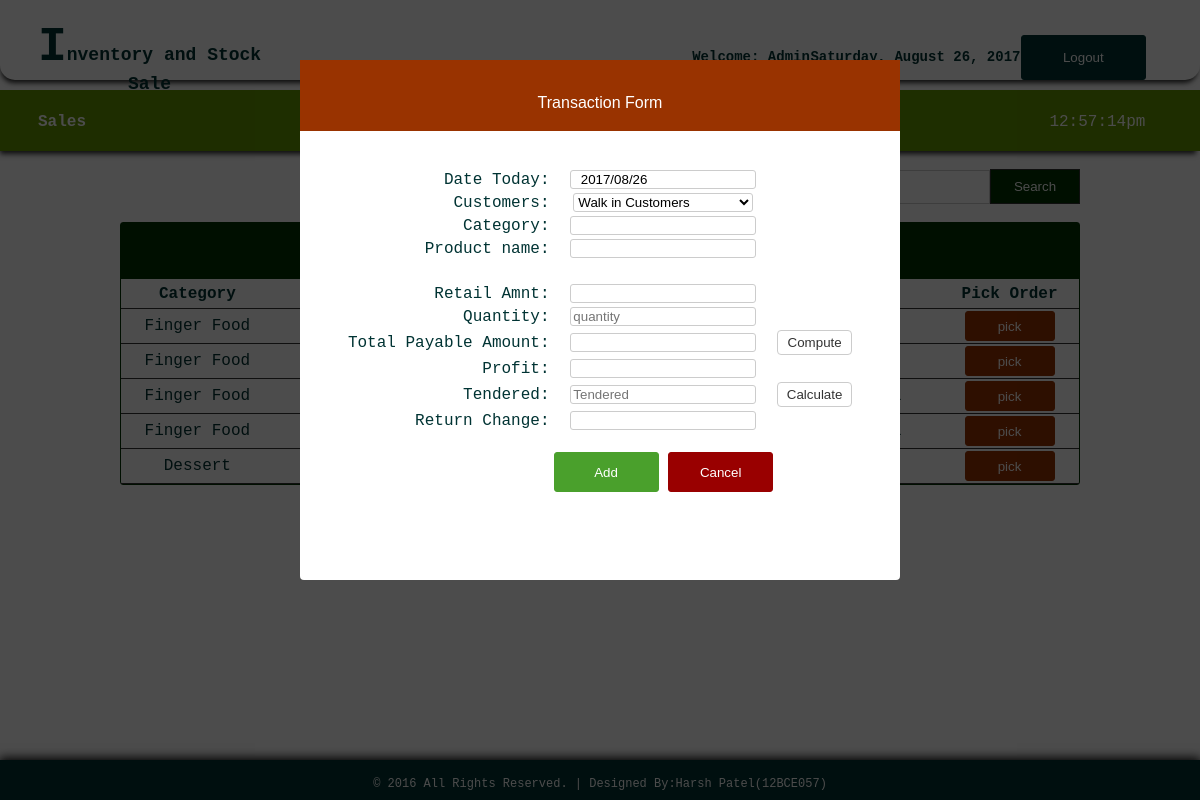
The page /process_sales1.php (signed in) on the database its author committed.
### tables this page shows
CREATE TABLE IF NOT EXISTS `products` (
`id` int(11) NOT NULL,
  `category` varchar(100) NOT NULL,
  `name` varchar(100) NOT NULL,
  `quantity` int(11) NOT NULL,
  `purchase` int(11) NOT NULL,
  `retail` int(11) NOT NULL,
  `supplier` varchar(100) NOT NULL
);

### process_sales1.php (the view, shortened to what this page needs)
<!DOCTYPE html PUBLIC "-//W3C//DTD XHTML 1.0 Transitional//EN" "http://www.w3.org/TR/xhtml1/DTD/xhtml1-transitional.dtd">
<html xmlns="http://www.w3.org/1999/xhtml">
<head>
</head>
<link rel="stylesheet" type="text/css" href="css/css1.css">
<body>
<div id="container">
<div id="header">
<table cellspacing="0" width="100%" border="0" cellpadding="20px">
<tr>
	<td width="56%">
    <table width="41%" border="0" cellspacing="0" cellpadding="0">
	  <tr>
	    <th scope="col"><font size="12px">I</font><span style="font-size: 18px;">nventory and Stock Sale  </span></th>
	    </tr>
	  </table></td>
    <td style="font-size:14px;">
      <table width="93%" border="0" cellspacing="0" cellpadding="0">
        <tr>
        	<th scope="col">Welcome: <?php echo $_SESSION['access'];?></th>
          	<th scope="col"><?php
			$Today = date('y:m:d',time());
			$new = date('l, F d, Y', strtotime($Today));
			echo $new;
			?></th>
          	<th scope="col" width="20px"><a href="logout.php">
            <input type="button" id="btnadd" value="Logout" align="middle" />
          	</a></th>
        </tr>
  </table></td>
    </tr>
</table>
</div>
<br><br><br><br><br>
<div id = "headnav">
<table width="100%" border="0" cellpadding="0" cellspacing="0">
<tr>
	<td width="669" height="62">
	<table width="124" border="0" align="left" cellpadding="0" cellspacing="0">
	  <tr>
	    <th width="211" scope="col"><a href="sales1.php">Sales</a></th>
	    </tr>
	  </table>
      </td>
      <td width="13">
      <table border="0" cellspacing="0" cellpadding="0">
      	<tr>
        	<td align="left" style="color:#FFF">
            <?php
			$date_time=date("h:i:sa");
			echo $date_time;
			?>
            </td>
        </tr>
      </table>
      </td>
</tr>
</table>
</div>
<br>
<table width="80%" border="0" align="center" cellpadding="0" cellspacing="0">
      <tr>
      	<td width="573">&nbsp;  </td>
        <td width="304" align="right"><form action="result.php" method="get" ecntype="multipart/data-form">
        <input type="text" name="query" style="border:1px solid #CCC; color: #333; width:210px; height:30px;" placeholder="Search product..." /><input type="submit" id="btnsearch" value="Search" name="search" />
        </form></td>
      </tr>
    </table></th>
  <div id="footer">
<table border="0" cellpadding="15px" align="center"; style="size: 12px; font-family: 'Courier New', Courier, monospace; color: #FFF; font-size: 12px;">
<tr>
	<td>
    &copy; 2016 All Rights Reserved.  |  Designed By:Harsh Patel(12BCE057)
    </td>
</tr>
</table>
</div>
  <div id="popup-box2" class="popup-position1">
<div id="popup-wrapper2">
<div id="popup-container2">
    <div id="popup-head-color5">
    <br>
    <p style="font-family:'Lucida Sans Unicode', 'Lucida Grande', sans-serif;font-size:16px;"> Transaction Form </p>
    </div>
<?php
include 'config.php';
$id = $_GET['id'];
$view = "SELECT * from products where md5(id) = '$id'";
$result = $db_link->query($view);
$row = $result->fetch_assoc();
?>
    <br>
    <form action="" method="POST">
    <table border="0" align="center">
    <tr>
    <td align="right"> Date Today: </td>
    <td> <input type="text" name="dates" id="txtbox" value="<?php echo "  ". date("Y/m/d")?>" readonly> </td>
    </tr>
    <tr>
    <td align="right">Customers:</td>
    <td>
    <select name="customers" id="txtbox" readonly>
    <?php
	require('config.php');
	$query="SELECT * FROM customers";
	$result=mysqli_query($db_link, $query);
	while ($row1=mysqli_fetch_array($result)){?>
	<option><?php echo $row1['name']; ?></option>
	<?php
}?>
    </select>
    </td>
    </tr>
    <tr>
    <td align="right">Category:</td>
    <td><input type="text" id="txtbox" name="category" value="<?php echo $row['category'];?>" readonly><br></td>
    </tr>
    <tr>
    <td align="right">Product name:</td>
    <td><input type="text" id="txtbox" name="name" value="<?php echo $row['name'];?>" readonly><br></td>
    </tr>
    <form method="POST">
    <form method="post">
    <tr>
    <td><input type="text" id="txtbox" name="purchase" value="<?php echo $row['purchase'];?>" hidden><br></td>
    </tr>
    <tr>
    <td align="right">Retail Amnt:</td>
    <td><input type="text" id="txtbox" name="amount" value="<?php echo $row['retail'];?>" readonly><br></td>
    </tr>
    <tr>
    <td align="right">Quantity:</td>
    <td><input type="text" id="txtbox" name="quant" value="<?php echo @$quant ?>" placeholder="quantity" required></td>
    </tr>
    <tr>
    <td align="right">Total Payable Amount:</td>
    <td><input type="text" id="txtbox" name="total" value="<?php echo @$total ?>" readonly></td>
    <td><input type="submit" name="calculate" value="Compute" id="btncalc"></td>
    </tr>
    <tr>
    <td align="right">Profit:</td>
    <td><input type="text" id="txtbox" name="profit" value="<?php echo @$profit ?>" readonly><br></td>
    </tr>
    </form>
    <tr>
    <td align="right">Tendered:</td>
    <td><input type="text" id="txtbox" value="<?php echo @$ten ?>" name="tendered" placeholder="Tendered"></td>
    <td><input type="submit" value="Calculate" name="sub" id="btncalc"></td>
    </tr>
    <tr>
    <td align="right">Return Change:</td>
    <td><input type="text" id="txtbox" name="changed" value="<?php echo @$change ?>" readonly></td>
    </tr>
    </form>
    <br>
    <tr  align="center">
    <td>&nbsp;  </td>
    <td>
    <br>
    <input type="SUBMIT" name="update" id="btnnav" value="Add"></form>
    <a href="sales1.php"><input type="button" style="border:1px solid #900; background:#900; height:40px; width:105px; border-radius:3px; color:#FFF;" value="Cancel"></a>
</div>
</div>
</div>
  <br>
  <tr>
    <td>
    <table border="0" cellpadding="0" cellspacing="0" align="center" width="80%" style="border:1px solid #030; color:#033;">
     <tr>
     <th colspan="7" align="center" height="55px" style="border-bottom:1px solid #030; background: #030; color:#FFF;"> Select Products </th>
    </tr>
      <tr height="30px">
        <th style="border-bottom:1px solid #333;"> Category </th>
        <th style="border-bottom:1px solid #333;"> Name </th>
        <th style="border-bottom:1px solid #333;"> Price </th>
        <th style="border-bottom:1px solid #333;"> Quantity Left </th>
        <th style="border-bottom:1px solid #333;"> Supplier </th>
        <th style="border-bottom:1px solid #333;"> Pick Order </th>
      </tr>
       <?php
require('config.php');
$query="SELECT * FROM products";
$result=mysqli_query($db_link, $query);
while ($row=mysqli_fetch_array($result)){?>
      <tr align="center" style="height:35px">
      	<td style="border-bottom:1px solid #333;"> <?php echo $row['category']; ?> </td>
        <td style="border-bottom:1px solid #333;"> <?php echo $row['name']; ?> </td>
        <td style="border-bottom:1px solid #333;">Php <?php echo $row['retail']; ?> </td>
        <td style="border-bottom:1px solid #333;"> <?php echo $row['quantity']; ?> pcs. </td>
        <td style="border-bottom:1px solid #333;"> <?php echo $row['supplier']; ?> </td>
        <td style="border-bottom:1px solid #333;">
        <a href="process_sales1.php?id=<?php echo md5($row['id']);?>"><input type="button" value="pick" style="width:90px; height:30px; color:#FFF; background: #930; border:1px solid #930; border-radius:3px;"></a>
        </td>
      </tr>
   <?php
}?>
    </table>
  </td>
  </tr>
</div>
</body>
</html>

### css/css1.css (style rules this page uses)
html { font-family: "Courier New", Courier, monospace; color: #033; height:100%; margin:0; padding:0; -webkit-background-size: cover; -moz-background-size: cover; -o-background-size: cover; background-size: cover; }
body { margin:0; font-size:16px; height:100%; margin:0; padding:0; }
#container { height:100px; width: auto; margin:0 auto; }
#header { box-shadow: -1px 5px 5px -2px #333333; position:fixed; width:100%; height:80px; border-radius:0px 0px 15px 15px; background-color:#FFF; }
#footer { clear: both; background: #033; height: 40px; width: 100%; position: fixed; left: 0px; bottom: 0px; text-align: center; box-shadow:0px -1px 10px 1px #000; }
#headnav { box-shadow: -2px 5px 5px -2px #333333; border-top:1px solid #690; padding:0px; clear:both; background: #690; height:60px; width:100%; }
#btnnav { border:1px solid #4AA02C; background: #4AA02C; border-radius:3px; height:40px; width:105px; color:#FFF; font-family:"Lucida Sans Unicode", "Lucida Grande", sans-serif; }
#btnsearch { border:1px solid #333; background: #030; height:35px; width:90px; color: #FFF; font-family:"Lucida Sans Unicode", "Lucida Grande", sans-serif; }
#btnadd { border:1px solid #033; background: #033; border-radius:3px; height:45px; width:125px; color: #FFF; font-family:"Lucida Sans Unicode", "Lucida Grande", sans-serif; }
#txtbox { border:1px solid #CCC; background: #FFF; border-radius:3px; width:180px; font-family:"Lucida Sans Unicode", "Lucida Grande", sans-serif; }
.popup-position1 { display: block; position:fixed; top:0; left:0; background-color:rgba(0,0,0,0.7); width:100%; height:100%; }
#popup-wrapper2 { width:600px; margin:60px auto; text-align:center; }
#popup-container2 { background-color:#fff; border-radius:4px; text-align:center; height:520px; }
#popup-head-color5 { width:600px; height:1px; color:#FFF; background: #930; margin-left:auto; margin-right:auto; padding:0px 0px 70px; }
#btncalc { border:1px solid #CCC; color:#333; background:#FFF; height:25px; width:75px; border-radius:4px; }
a:link { color:#FFF; text-decoration: none; }
table { border-radius:3px; text-align: center; }

### rows shown on the page
products: category "Finger Food"
products: category "Finger Food"
products: category "Finger Food"
products: category "Finger Food"
products: category "Dessert"

### other values the page prints
$_SESSION['access'] "Admin"
$new "Saturday, August 26, 2017"
form field customers "Walk in Customers"
